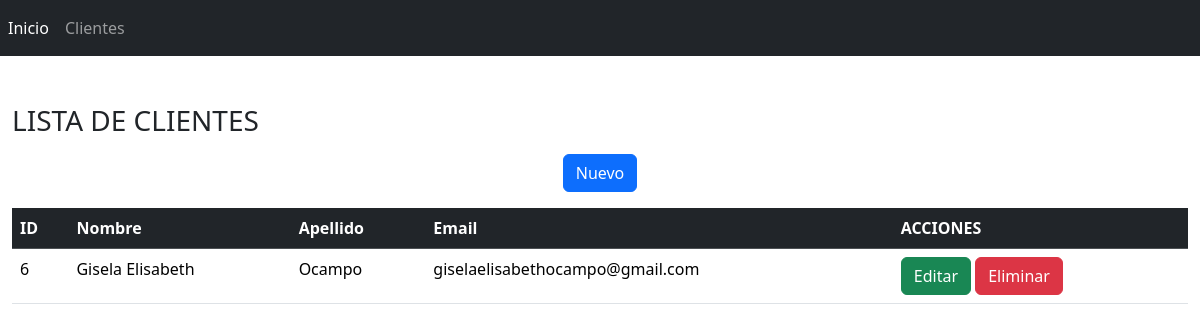
Before: /clientes with the older database file.
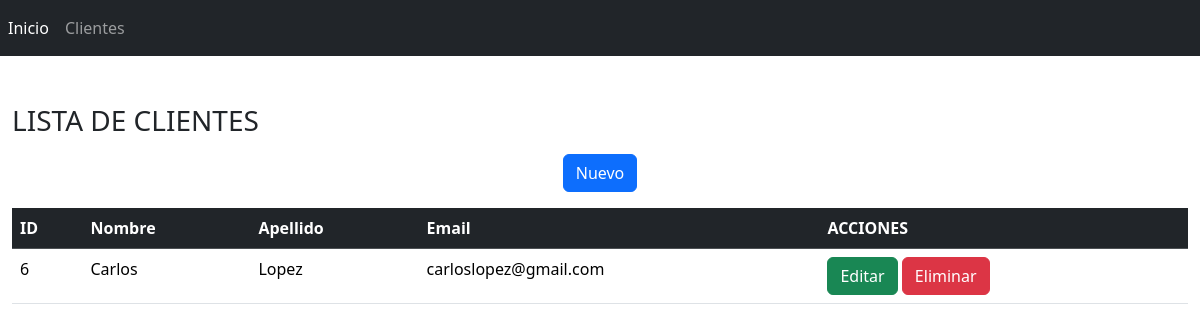
After: the same page with the newer database file.
### tables this page shows
CREATE TABLE clientes (
            ID INTEGER PRIMARY KEY AUTOINCREMENT,
            NOMBRE VARCHAR(50) NOT NULL,
            APELLIDO VARCHAR(50) NOT NULL,
            EMAIL VARCHAR(50) NOT NULL
        );

### main.py (the view)
@app.route('/clientes')
def index_clientes():
    conexion=Servicio.conectar()
    conexion.row_factory = sqlite3.Row
    clientes=Servicio.consultar(conexion)
    conexion.close()
    return render_template('/modules/clientes/index.html',clientes=clientes)

### servicio.py (called while the page is built)
    def conectar():
        miConexion=sqlite3.connect("datatable.db")
        return miConexion

    def consultar(miConexion):
        miCursor=miConexion.cursor()
        miCursor.execute(Consulta.SELECT)
        return miCursor.fetchall()

### templates/modules/clientes/index.html
{% include 'header.html' %}
<h3>LISTA DE CLIENTES</h3>
<div class="text-center m-3">
    <a href="/clientes/create" class="btn btn-primary">Nuevo</a>
</div>
<div class="table-responsive">
    <table class="table">
        <thead class="table table-dark">
            <tr>
                <th scope="col">ID</th>
                <th scope="col">Nombre</th>
                <th scope="col">Apellido</th>
                <th scope="col">Email</th>
                <th>ACCIONES</th>
            </tr>
        </thead>
        <tbody>
            {%for cliente in clientes%}
            <tr class="">
                <td scope="row">{{cliente['ID']}}</td>
                <td>{{cliente['NOMBRE']}}</td>
                <td>{{cliente['APELLIDO']}}</td>
                <td>{{cliente['EMAIL']}}</td>
                <td>
                    <a href="/clientes/editar/{{cliente['ID']}}" class="btn btn-success">Editar</a>
                    <a href="/clientes/borrar/{{cliente['ID']}}" class="btn btn-danger">Eliminar</a>
                </td>
            </tr>
            {% endfor %}
        </tbody>
    </table>
</div>
{% include 'footer.html' %}

### templates/header.html (shortened to what this page needs)
<!DOCTYPE html>
<html lang="es">
  <head>
    <link href="https://cdn.jsdelivr.net/npm/bootstrap@5.3.3/dist/css/bootstrap.min.css" rel="stylesheet">
  </head>
  <body>
    <nav class="navbar navbar-expand navbar-dark bg-dark">
        <ul class="nav navbar-nav">
            <li class="nav-item">
                <a class="nav-link active" href="/" aria-current="page"
                    >Inicio <span class="visually-hidden">(current)</span></a
                >
            </li>
            <li class="nav-item">
                <a class="nav-link" href="/clientes">Clientes</a>
            </li>
        </ul>
    </nav>
    <div class="container-fluid mt-5">

### templates/footer.html (shortened to what this page needs)
    </div>
  </body>
</html>

Changed rows visible on the page:
changed clientes id 6: NOMBRE "Gisela Elisabeth" → "Carlos"; APELLIDO "Ocampo" → "Lopez"; EMAIL "giselaelisabethocampo@gmail.com" → "carloslopez@gmail.com"
